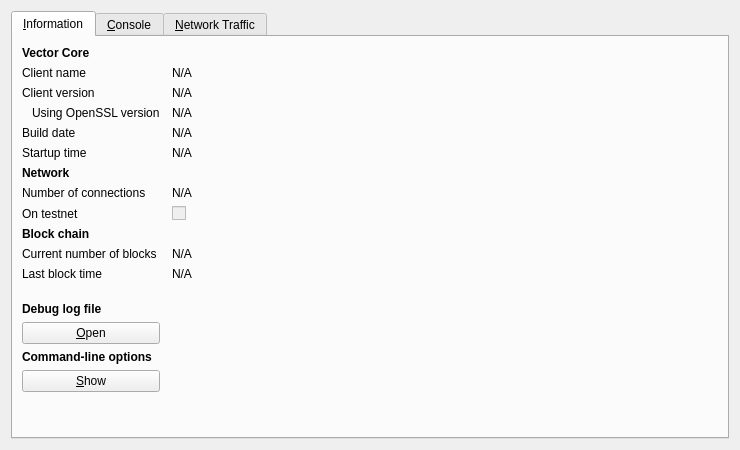
<?xml version="1.0" encoding="UTF-8"?>
<ui version="4.0">
 <class>RPCConsole</class>
 <widget class="QDialog" name="RPCConsole">
  <property name="geometry">
   <rect>
    <x>0</x>
    <y>0</y>
    <width>740</width>
    <height>450</height>
   </rect>
  </property>
  <property name="windowTitle">
   <string>Vector - Debug window</string>
  </property>
  <layout class="QVBoxLayout" name="verticalLayout_2">
   <item>
    <widget class="QTabWidget" name="tabWidget">
     <property name="currentIndex">
      <number>0</number>
     </property>
     <widget class="QWidget" name="tab_info">
      <attribute name="title">
       <string>&amp;Information</string>
      </attribute>
      <layout class="QGridLayout" name="gridLayout" columnstretch="0,1">
       <property name="horizontalSpacing">
        <number>12</number>
       </property>
       <item row="0" column="0">
        <widget class="QLabel" name="label_9">
         <property name="font">
          <font>
           <weight>75</weight>
           <bold>true</bold>
          </font>
         </property>
         <property name="text">
          <string>Vector Core</string>
         </property>
        </widget>
       </item>
       <item row="1" column="0">
        <widget class="QLabel" name="label_5">
         <property name="text">
          <string>Client name</string>
         </property>
        </widget>
       </item>
       <item row="1" column="1">
        <widget class="QLabel" name="clientName">
         <property name="cursor">
          <cursorShape>IBeamCursor</cursorShape>
         </property>
         <property name="text">
          <string>N/A</string>
         </property>
         <property name="textFormat">
          <enum>Qt::PlainText</enum>
         </property>
         <property name="textInteractionFlags">
          <set>Qt::LinksAccessibleByMouse|Qt::TextSelectableByKeyboard|Qt::TextSelectableByMouse</set>
         </property>
        </widget>
       </item>
       <item row="2" column="0">
        <widget class="QLabel" name="label_6">
         <property name="text">
          <string>Client version</string>
         </property>
        </widget>
       </item>
       <item row="2" column="1">
        <widget class="QLabel" name="clientVersion">
         <property name="cursor">
          <cursorShape>IBeamCursor</cursorShape>
         </property>
         <property name="text">
          <string>N/A</string>
         </property>
         <property name="textFormat">
          <enum>Qt::PlainText</enum>
         </property>
         <property name="textInteractionFlags">
          <set>Qt::LinksAccessibleByMouse|Qt::TextSelectableByKeyboard|Qt::TextSelectableByMouse</set>
         </property>
        </widget>
       </item>
       <item row="3" column="0">
        <widget class="QLabel" name="label_14">
         <property name="text">
          <string>Using OpenSSL version</string>
         </property>
         <property name="indent">
          <number>10</number>
         </property>
        </widget>
       </item>
       <item row="3" column="1">
        <widget class="QLabel" name="openSSLVersion">
         <property name="cursor">
          <cursorShape>IBeamCursor</cursorShape>
         </property>
         <property name="text">
          <string>N/A</string>
         </property>
         <property name="textFormat">
          <enum>Qt::PlainText</enum>
         </property>
         <property name="textInteractionFlags">
          <set>Qt::LinksAccessibleByMouse|Qt::TextSelectableByKeyboard|Qt::TextSelectableByMouse</set>
         </property>
        </widget>
       </item>
       <item row="4" column="0">
        <widget class="QLabel" name="label_12">
         <property name="text">
          <string>Build date</string>
         </property>
        </widget>
       </item>
       <item row="4" column="1">
        <widget class="QLabel" name="buildDate">
         <property name="cursor">
          <cursorShape>IBeamCursor</cursorShape>
         </property>
         <property name="text">
          <string>N/A</string>
         </property>
         <property name="textFormat">
          <enum>Qt::PlainText</enum>
         </property>
         <property name="textInteractionFlags">
          <set>Qt::LinksAccessibleByMouse|Qt::TextSelectableByKeyboard|Qt::TextSelectableByMouse</set>
         </property>
        </widget>
       </item>
       <item row="5" column="0">
        <widget class="QLabel" name="label_13">
         <property name="text">
          <string>Startup time</string>
         </property>
        </widget>
       </item>
       <item row="5" column="1">
        <widget class="QLabel" name="startupTime">
         <property name="cursor">
          <cursorShape>IBeamCursor</cursorShape>
         </property>
         <property name="text">
          <string>N/A</string>
         </property>
         <property name="textFormat">
          <enum>Qt::PlainText</enum>
         </property>
         <property name="textInteractionFlags">
          <set>Qt::LinksAccessibleByMouse|Qt::TextSelectableByKeyboard|Qt::TextSelectableByMouse</set>
         </property>
        </widget>
       </item>
       <item row="6" column="0">
        <widget class="QLabel" name="label_11">
         <property name="font">
          <font>
           <weight>75</weight>
           <bold>true</bold>
          </font>
         </property>
         <property name="text">
          <string>Network</string>
         </property>
        </widget>
       </item>
       <item row="7" column="0">
        <widget class="QLabel" name="label_7">
         <property name="text">
          <string>Number of connections</string>
         </property>
        </widget>
       </item>
       <item row="7" column="1">
        <widget class="QLabel" name="numberOfConnections">
         <property name="cursor">
          <cursorShape>IBeamCursor</cursorShape>
         </property>
         <property name="text">
          <string>N/A</string>
         </property>
         <property name="textFormat">
          <enum>Qt::PlainText</enum>
         </property>
         <property name="textInteractionFlags">
          <set>Qt::LinksAccessibleByMouse|Qt::TextSelectableByKeyboard|Qt::TextSelectableByMouse</set>
         </property>
        </widget>
       </item>
       <item row="8" column="0">
        <widget class="QLabel" name="label_8">
         <property name="text">
          <string>On testnet</string>
         </property>
        </widget>
       </item>
       <item row="8" column="1">
        <widget class="QCheckBox" name="isTestNet">
         <property name="enabled">
          <bool>false</bool>
         </property>
         <property name="text">
          <string/>
         </property>
        </widget>
       </item>
       <item row="9" column="0">
        <widget class="QLabel" name="label_10">
         <property name="font">
          <font>
           <weight>75</weight>
           <bold>true</bold>
          </font>
         </property>
         <property name="text">
          <string>Block chain</string>
         </property>
        </widget>
       </item>
       <item row="10" column="0">
        <widget class="QLabel" name="label_3">
         <property name="text">
          <string>Current number of blocks</string>
         </property>
        </widget>
       </item>
       <item row="10" column="1">
        <widget class="QLabel" name="numberOfBlocks">
         <property name="cursor">
          <cursorShape>IBeamCursor</cursorShape>
         </property>
         <property name="text">
          <string>N/A</string>
         </property>
         <property name="textFormat">
          <enum>Qt::PlainText</enum>
         </property>
         <property name="textInteractionFlags">
          <set>Qt::LinksAccessibleByMouse|Qt::TextSelectableByKeyboard|Qt::TextSelectableByMouse</set>
         </property>
        </widget>
       </item>
       <item row="11" column="0">
        <widget class="QLabel" name="label_2">
         <property name="text">
          <string>Last block time</string>
         </property>
        </widget>
       </item>
       <item row="11" column="1">
        <widget class="QLabel" name="lastBlockTime">
         <property name="cursor">
          <cursorShape>IBeamCursor</cursorShape>
         </property>
         <property name="text">
          <string>N/A</string>
         </property>
         <property name="textFormat">
          <enum>Qt::PlainText</enum>
         </property>
         <property name="textInteractionFlags">
          <set>Qt::LinksAccessibleByMouse|Qt::TextSelectableByKeyboard|Qt::TextSelectableByMouse</set>
         </property>
        </widget>
       </item>
       <item row="12" column="0">
        <spacer name="verticalSpacer_2">
         <property name="orientation">
          <enum>Qt::Vertical</enum>
         </property>
         <property name="sizeHint" stdset="0">
          <size>
           <width>20</width>
           <height>20</height>
          </size>
         </property>
        </spacer>
       </item>
       <item row="13" column="0">
        <widget class="QLabel" name="labelDebugLogfile">
         <property name="font">
          <font>
           <weight>75</weight>
           <bold>true</bold>
          </font>
         </property>
         <property name="text">
          <string>Debug log file</string>
         </property>
        </widget>
       </item>
       <item row="14" column="0">
        <widget class="QPushButton" name="openDebugLogfileButton">
         <property name="toolTip">
          <string>Open the Vector debug log file from the current data directory. This can take a few seconds for large log files.</string>
         </property>
         <property name="text">
          <string>&amp;Open</string>
         </property>
         <property name="autoDefault">
          <bool>false</bool>
         </property>
        </widget>
       </item>
       <item row="15" column="0">
        <widget class="QLabel" name="labelCLOptions">
         <property name="font">
          <font>
           <weight>75</weight>
           <bold>true</bold>
          </font>
         </property>
         <property name="text">
          <string>Command-line options</string>
         </property>
        </widget>
       </item>
       <item row="16" column="0">
        <widget class="QPushButton" name="showCLOptionsButton">
         <property name="toolTip">
          <string>Show the Vector-Qt help message to get a list with possible Vector command-line options.</string>
         </property>
         <property name="text">
          <string>&amp;Show</string>
         </property>
         <property name="autoDefault">
          <bool>false</bool>
         </property>
        </widget>
       </item>
       <item row="17" column="0">
        <spacer name="verticalSpacer">
         <property name="orientation">
          <enum>Qt::Vertical</enum>
         </property>
         <property name="sizeHint" stdset="0">
          <size>
           <width>20</width>
           <height>40</height>
          </size>
         </property>
        </spacer>
       </item>
      </layout>
     </widget>
     <widget class="QWidget" name="tab_console">
      <attribute name="title">
       <string>&amp;Console</string>
      </attribute>
      <layout class="QVBoxLayout" name="verticalLayout_3">
       <property name="spacing">
        <number>3</number>
       </property>
       <item>
        <widget class="QTextEdit" name="messagesWidget">
         <property name="minimumSize">
          <size>
           <width>0</width>
           <height>100</height>
          </size>
         </property>
         <property name="readOnly">
          <bool>true</bool>
         </property>
         <property name="tabKeyNavigation" stdset="0">
          <bool>false</bool>
         </property>
         <property name="columnCount" stdset="0">
          <number>2</number>
         </property>
        </widget>
       </item>
       <item>
        <layout class="QHBoxLayout" name="horizontalLayout">
         <property name="spacing">
          <number>3</number>
         </property>
         <item>
          <widget class="QLabel" name="label">
           <property name="text">
            <string notr="true">&gt;</string>
           </property>
          </widget>
         </item>
         <item>
          <widget class="QLineEdit" name="lineEdit"/>
         </item>
         <item>
          <widget class="QPushButton" name="clearButton">
           <property name="maximumSize">
            <size>
             <width>24</width>
             <height>24</height>
            </size>
           </property>
           <property name="toolTip">
            <string>Clear console</string>
           </property>
           <property name="text">
            <string/>
           </property>
           <property name="icon">
            <iconset resource="../bitcoin.qrc">
             <normaloff>:/icons/remove</normaloff>:/icons/remove</iconset>
           </property>
           <property name="shortcut">
            <string notr="true">Ctrl+L</string>
           </property>
           <property name="autoDefault">
            <bool>false</bool>
           </property>
          </widget>
         </item>
        </layout>
       </item>
      </layout>
     </widget>
     <widget class="QWidget" name="tab">
      <attribute name="title">
       <string>&amp;Network Traffic</string>
      </attribute>
      <layout class="QHBoxLayout" name="horizontalLayout_3">
       <item>
        <layout class="QVBoxLayout" name="verticalLayout_4">
         <item>
          <widget class="TrafficGraphWidget" name="trafficGraph" native="true">
           <property name="sizePolicy">
            <sizepolicy hsizetype="Expanding" vsizetype="Expanding">
             <horstretch>0</horstretch>
             <verstretch>0</verstretch>
            </sizepolicy>
           </property>
          </widget>
         </item>
         <item>
          <layout class="QHBoxLayout" name="horizontalLayout_2">
           <item>
            <widget class="QSlider" name="sldGraphRange">
             <property name="minimum">
              <number>1</number>
             </property>
             <property name="maximum">
              <number>288</number>
             </property>
             <property name="pageStep">
              <number>12</number>
             </property>
             <property name="value">
              <number>6</number>
             </property>
             <property name="orientation">
              <enum>Qt::Horizontal</enum>
             </property>
            </widget>
           </item>
           <item>
            <widget class="QLabel" name="lblGraphRange">
             <property name="minimumSize">
              <size>
               <width>100</width>
               <height>0</height>
              </size>
             </property>
             <property name="alignment">
              <set>Qt::AlignCenter</set>
             </property>
            </widget>
           </item>
           <item>
            <widget class="QPushButton" name="btnClearTrafficGraph">
             <property name="text">
              <string>&amp;Clear</string>
             </property>
            </widget>
           </item>
          </layout>
         </item>
        </layout>
       </item>
       <item>
        <layout class="QVBoxLayout" name="verticalLayout">
         <item>
          <widget class="QGroupBox" name="groupBox">
           <property name="title">
            <string>Totals</string>
           </property>
           <layout class="QVBoxLayout" name="verticalLayout_5">
            <item>
             <layout class="QHBoxLayout" name="horizontalLayout_4">
              <item>
               <widget class="Line" name="line">
                <property name="sizePolicy">
                 <sizepolicy hsizetype="Fixed" vsizetype="Fixed">
                  <horstretch>0</horstretch>
                  <verstretch>0</verstretch>
                 </sizepolicy>
                </property>
                <property name="minimumSize">
                 <size>
                  <width>10</width>
                  <height>0</height>
                 </size>
                </property>
                <property name="palette">
                 <palette>
                  <active>
                   <colorrole role="Light">
                    <brush brushstyle="SolidPattern">
                     <color alpha="255">
                      <red>0</red>
                      <green>255</green>
                      <blue>0</blue>
                     </color>
                    </brush>
                   </colorrole>
                  </active>
                  <inactive>
                   <colorrole role="Light">
                    <brush brushstyle="SolidPattern">
                     <color alpha="255">
                      <red>0</red>
                      <green>255</green>
                      <blue>0</blue>
                     </color>
                    </brush>
                   </colorrole>
                  </inactive>
                  <disabled>
                   <colorrole role="Light">
                    <brush brushstyle="SolidPattern">
                     <color alpha="255">
                      <red>0</red>
                      <green>255</green>
                      <blue>0</blue>
                     </color>
                    </brush>
                   </colorrole>
                  </disabled>
                 </palette>
                </property>
                <property name="orientation">
                 <enum>Qt::Horizontal</enum>
                </property>
               </widget>
              </item>
              <item>
               <widget class="QLabel" name="label_16">
                <property name="text">
                 <string>In:</string>
                </property>
               </widget>
              </item>
              <item>
               <widget class="QLabel" name="lblBytesIn">
                <property name="minimumSize">
                 <size>
                  <width>50</width>
                  <height>0</height>
                 </size>
                </property>
                <property name="alignment">
                 <set>Qt::AlignRight|Qt::AlignTrailing|Qt::AlignVCenter</set>
                </property>
               </widget>
              </item>
             </layout>
            </item>
            <item>
             <layout class="QHBoxLayout" name="horizontalLayout_5">
              <item>
               <widget class="Line" name="line_2">
                <property name="sizePolicy">
                 <sizepolicy hsizetype="Fixed" vsizetype="Fixed">
                  <horstretch>0</horstretch>
                  <verstretch>0</verstretch>
                 </sizepolicy>
                </property>
                <property name="minimumSize">
                 <size>
                  <width>10</width>
                  <height>0</height>
                 </size>
                </property>
                <property name="palette">
                 <palette>
                  <active>
                   <colorrole role="Light">
                    <brush brushstyle="SolidPattern">
                     <color alpha="255">
                      <red>255</red>
                      <green>0</green>
                      <blue>0</blue>
                     </color>
                    </brush>
                   </colorrole>
                  </active>
                  <inactive>
                   <colorrole role="Light">
                    <brush brushstyle="SolidPattern">
                     <color alpha="255">
                      <red>255</red>
                      <green>0</green>
                      <blue>0</blue>
                     </color>
                    </brush>
                   </colorrole>
                  </inactive>
                  <disabled>
                   <colorrole role="Light">
                    <brush brushstyle="SolidPattern">
                     <color alpha="255">
                      <red>255</red>
                      <green>0</green>
                      <blue>0</blue>
                     </color>
                    </brush>
                   </colorrole>
                  </disabled>
                 </palette>
                </property>
                <property name="orientation">
                 <enum>Qt::Horizontal</enum>
                </property>
               </widget>
              </item>
              <item>
               <widget class="QLabel" name="label_17">
                <property name="text">
                 <string>Out:</string>
                </property>
               </widget>
              </item>
              <item>
               <widget class="QLabel" name="lblBytesOut">
                <property name="minimumSize">
                 <size>
                  <width>50</width>
                  <height>0</height>
                 </size>
                </property>
                <property name="alignment">
                 <set>Qt::AlignRight|Qt::AlignTrailing|Qt::AlignVCenter</set>
                </property>
               </widget>
              </item>
             </layout>
            </item>
            <item>
             <spacer name="verticalSpacer_4">
              <property name="orientation">
               <enum>Qt::Vertical</enum>
              </property>
              <property name="sizeHint" stdset="0">
               <size>
                <width>20</width>
                <height>407</height>
               </size>
              </property>
             </spacer>
            </item>
           </layout>
          </widget>
         </item>
        </layout>
       </item>
      </layout>
     </widget>
    </widget>
   </item>
  </layout>
 </widget>
 <customwidgets>
  <customwidget>
   <class>TrafficGraphWidget</class>
   <extends>QWidget</extends>
   <header>trafficgraphwidget.h</header>
   <container>1</container>
   <slots>
    <slot>clear()</slot>
   </slots>
  </customwidget>
 </customwidgets>
 <resources>
  <include location="../bitcoin.qrc"/>
 </resources>
 <connections/>
</ui>
